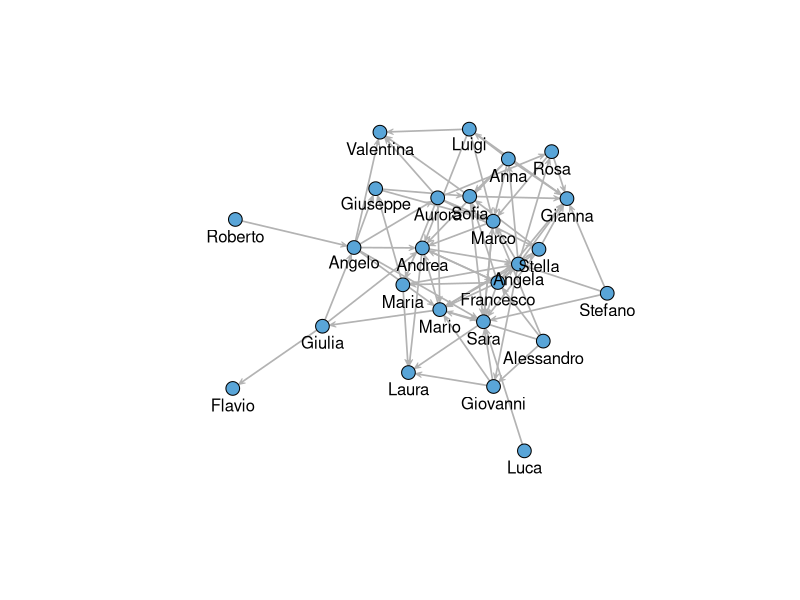
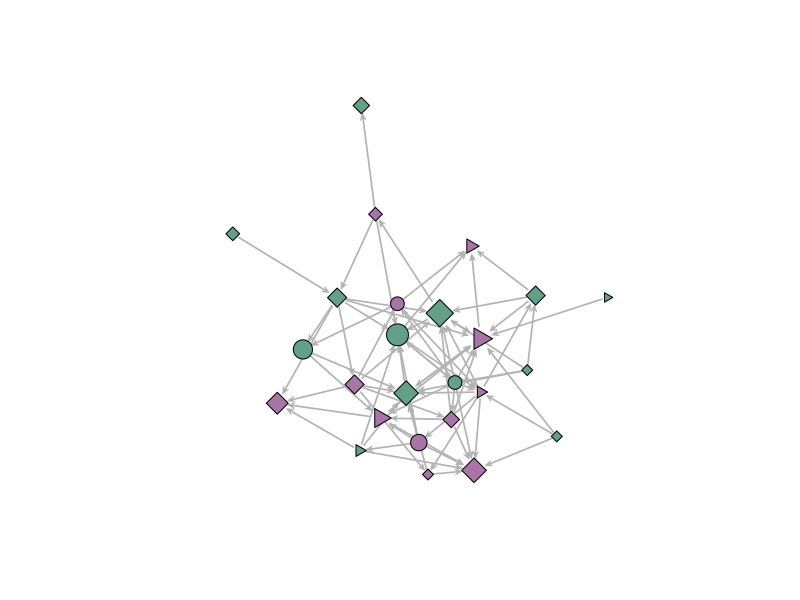
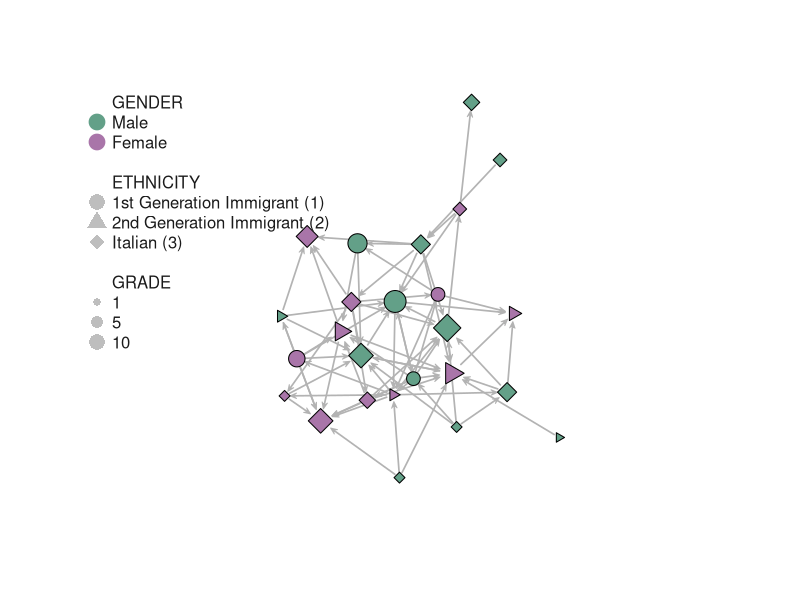
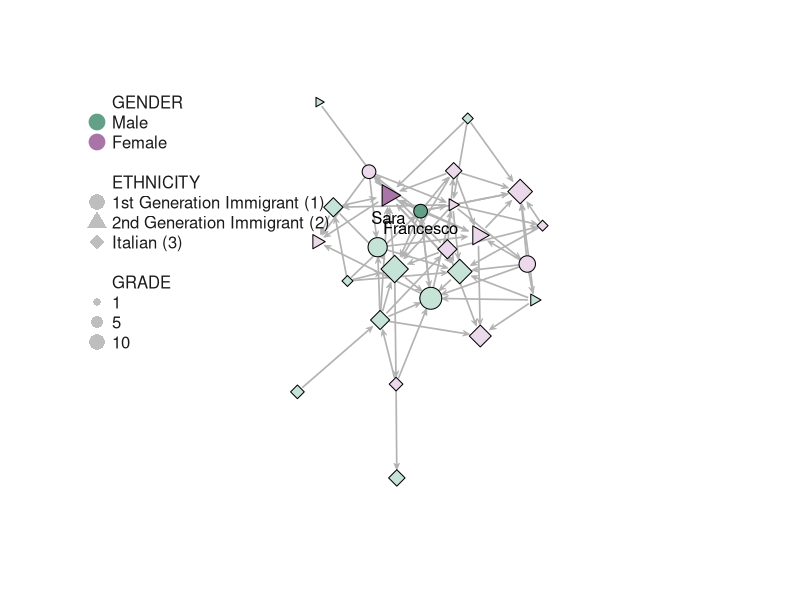
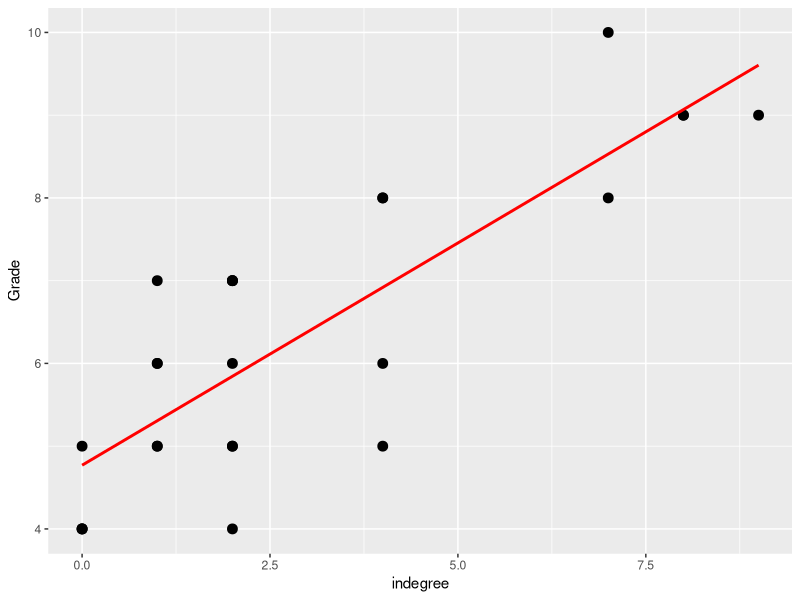
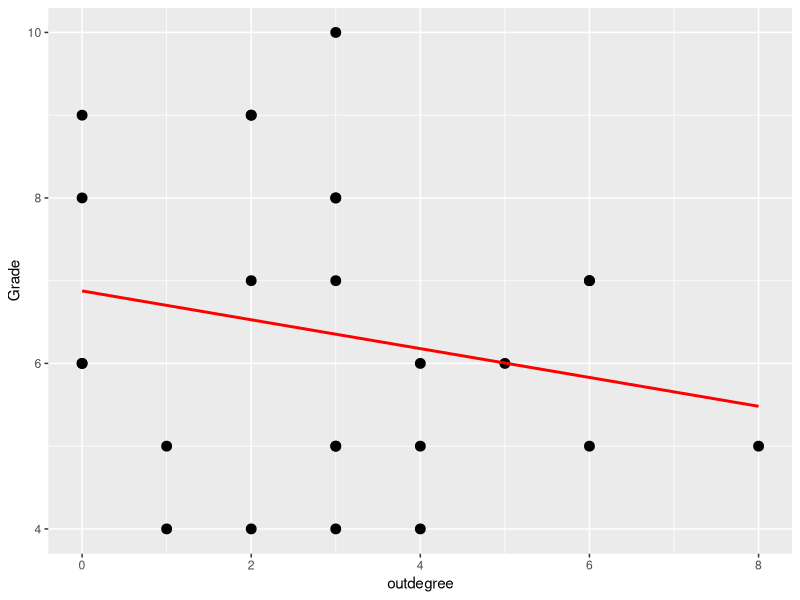
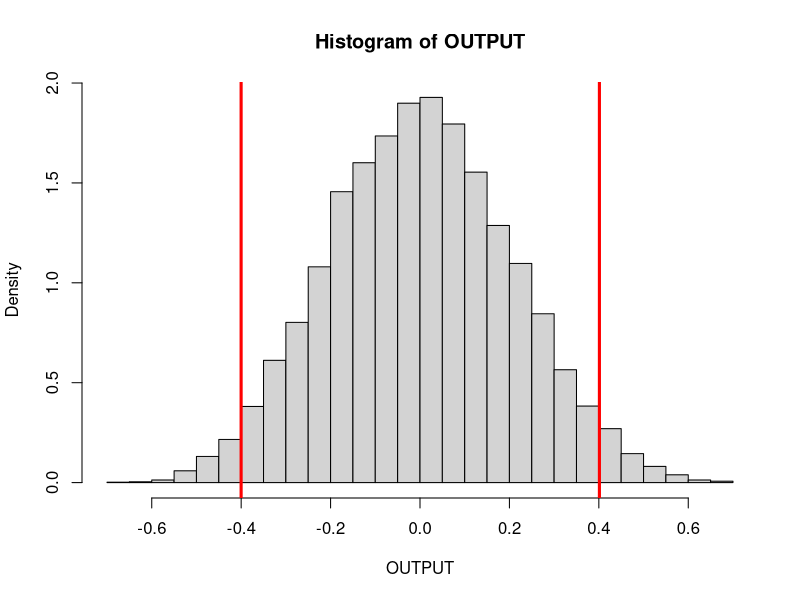

The R source for these figures, in order:
#################################################################
# Exercise 1
#################################################################

#####################
# Point 1.1
#####################

# Import libraries
library(openxlsx)   # open and read excel files
library(dplyr)      # data manipulation
library(sna)

# Import .xlsx file
bully_xlsx = read.xlsx("data/EXERCISE006.xlsx", sheet = "Bullying", colNames = TRUE)

# Fix the column types (from dbl to int)
bully_xlsx = bully_xlsx %>% 
  mutate_if(is.numeric, as.integer)

# Set the first column as Row Index
bully_xlsx = data.frame(bully_xlsx[,-1], row.names = bully_xlsx[,1])

# Convert the data to a matrix
bully_matrix = as.matrix(bully_xlsx)

# Show first 9 nodes
bully_matrix[1:9,1:9]

# Convert the matrix into a "network object"
bully_network = as.network(bully_matrix, directed = TRUE)
bully_network

# Plot the network
gplot(bully_network, 
      gmode = "digraph",
      
      # layout
      mode = "fruchtermanreingold",
      jitter = F,
      
      # ties
      edge.col = "grey70",
      
      # nodes
      vertex.col = "#59A5D8",
      vertex.cex = 1,
      
      # arrow
      arrowhead.cex = 0.5,
      
      # labels
      displaylabels = T,
      label.pos = 1,
      label.cex = 1
)


#####################
# Point 1.2
#####################

# Import .xlsx attributes data
attributes_xlsx = read.xlsx("data/EXERCISE006.xlsx", sheet = "Attributes", colNames = TRUE)
attributes_xlsx

# Prepare color vector for gender
genderVectorColor = c()
for (g in attributes_xlsx$Gender) {
  if (g == 1) {
    genderVectorColor = append(genderVectorColor, "#63A088")
  } else {
    genderVectorColor = append(genderVectorColor, "#A975A9")
  }
}

# Prepare color vector for ethnicity
ethnicityVectorColor = c()
for (e in attributes_xlsx$Ethnicity) {
  if (e == 1) {
    ethnicityVectorColor = append(ethnicityVectorColor, 50)
  } else if (e == 2) {
    ethnicityVectorColor = append(ethnicityVectorColor, 3)
  } else {
    ethnicityVectorColor = append(ethnicityVectorColor, 4)
  }
}

# Plot the network
plot = gplot(bully_network, 
             gmode = "digraph",
             
             # layout
             mode = "fruchtermanreingold",
             jitter = T,
             
             # ties
             edge.col = "grey70",
             
             # nodes
             vertex.col = genderVectorColor,
             vertex.cex = attributes_xlsx$Grade/5, # size of the vectors represent grade value
             vertex.sides = ethnicityVectorColor,
             
             # arrow
             arrowhead.cex = 0.5,
             
             # labels
             displaylabels = F,
             label.pos = 1,
             label.cex = 1
)


#####################
# Point 1.3
#####################

# Prepare color vector for gender
genderVectorColor = c()
for (g in attributes_xlsx$Gender) {
  if (g == 1) {
    genderVectorColor = append(genderVectorColor, "#63A088")
  } else {
    genderVectorColor = append(genderVectorColor, "#A975A9")
  }
}

# Prepare color vector for ethnicity
ethnicityVectorColor = c()
for (e in attributes_xlsx$Ethnicity) {
  if (e == 1) {
    ethnicityVectorColor = append(ethnicityVectorColor, 50)
  } else if (e == 2) {
    ethnicityVectorColor = append(ethnicityVectorColor, 3)
  } else {
    ethnicityVectorColor = append(ethnicityVectorColor, 4)
  }
}

# Plot the network
gplot(bully_network, 
      gmode = "digraph",
      
      # layout
      mode = "fruchtermanreingold",
      jitter = T,
      
      # ties
      edge.col = "grey70",
      
      # nodes
      vertex.col = genderVectorColor,
      vertex.cex = attributes_xlsx$Grade/5,
      vertex.sides = ethnicityVectorColor,
      
      # arrow
      arrowhead.cex = 0.5,
      
      # labels
      displaylabels = F,
      label.pos = 1,
      label.cex = 1
)

# Customize the legend
legend(
  "topleft",
  
  legend = c(
    "GENDER",
    "Male", 
    "Female", 
    " ", 
    "ETHNICITY", 
    "1st Generation Immigrant (1)", 
    "2nd Generation Immigrant (2)", 
    "Italian (3)", 
    " ", 
    "GRADE", 
    "1", 
    "5",
    "10"),
  
  col = c(
    "white",
    "#63A088",
    "#A975A9",
    "white",
    "white",
    "gray",
    "gray",
    "gray",
    "white",
    "white",
    "gray",
    "gray",
    "gray"
  ), 
  
  bty = "n", 
  pch = c(19,19,19,19, 19,16,17,18,19, 16,16,16,16),
  pt.cex = c(0,2.1,2.1,0, 0,2.1,1.9,2.1,0, 2.1,1,1.55,2.1), 
  cex = 1, 
  text.col = "grey10", 
  horiz = F, 
  inset = c(0)
)



#################################################################
# Exercise 2
#################################################################

#####################
# Point 2.1
#####################

# Set nodes name as id
id = rownames(bully_xlsx)

# Calculate indegree
indegree = sna::degree(bully_network, gmode = "digraph", cmode = "indegree")
# Calculate outdegree
outdegree = sna::degree(bully_network, gmode = "digraph", cmode = "outdegree")
# Calculate freeman centrality
freeman = sna::degree(bully_network, gmode = "digraph", cmode = "freeman")


# Create a dataset to store these information
degree_df = data.frame(id, indegree, outdegree, freeman)
degree_df

# Get the maximum indegree row
degree_df[degree_df$indegree == max(degree_df$indegree),]

# Get the maximum outdegree row
degree_df[degree_df$outdegree == max(degree_df$outdegree),]

# Prepare color vector for gender
genderVectorColor = c()
for (g in attributes_xlsx$Gender) {
  if (g == 1) {
    genderVectorColor = append(genderVectorColor, "#c5e3d7")
  } else {
    genderVectorColor = append(genderVectorColor, "#ebd8eb")
  }
}

# Set darker color for Sara and Francesco nodes
genderVectorColor[which(degree_df$id == "Sara")] = "#A975A9"
genderVectorColor[which(degree_df$id == "Francesco")] = "#63A088"

# Prepare color vector for ethnicity
ethnicityVectorColor = c()
for (e in attributes_xlsx$Ethnicity) {
  if (e == 1) {
    ethnicityVectorColor = append(ethnicityVectorColor, 50)
  } else if (e == 2) {
    ethnicityVectorColor = append(ethnicityVectorColor, 3)
  } else {
    ethnicityVectorColor = append(ethnicityVectorColor, 4)
  }
}

# Prepare label vector for Francesco and Sara's nodes.  
label_vector = c("","","","","","","","Francesco","","","","","","","","","","","","","Sara","","","","")

# Plot the network
gplot(bully_network, 
      gmode = "digraph",
      
      # layout
      mode = "fruchtermanreingold",
      jitter = T,
      
      # ties
      edge.col = "grey70",
      
      # nodes
      vertex.col = genderVectorColor,
      vertex.cex = attributes_xlsx$Grade/5,
      vertex.sides = ethnicityVectorColor,
      
      # arrow
      arrowhead.cex = 0.5,
      
      # labels
      label=label_vector,
      label.pos = 1,
      label.cex = 1
)

# Customize the legend
legend(
  "topleft",
  
  legend = c(
    "GENDER",
    "Male", 
    "Female", 
    " ", 
    "ETHNICITY", 
    "1st Generation Immigrant (1)", 
    "2nd Generation Immigrant (2)", 
    "Italian (3)", 
    " ", 
    "GRADE", 
    "1", 
    "5",
    "10"),
  
  col = c(
    "white",
    "#63A088",
    "#A975A9",
    "white",
    "white",
    "gray",
    "gray",
    "gray",
    "white",
    "white",
    "gray",
    "gray",
    "gray"
  ), 
  
  bty = "n", 
  pch = c(19,19,19,19, 19,16,17,18,19, 16,16,16,16),
  pt.cex = c(0,2.1,2.1,0, 0,2.1,1.9,2.1,0, 2.1,1,1.55,2.1), 
  cex = 1, 
  text.col = "grey10", 
  horiz = F, 
  inset = c(0)
)


#####################
# Point 2.2
#####################

# Add indegree and outdegree values to our dataset
merge_df = merge(attributes_xlsx, degree_df, by.x = "ID", by.y = "id")
merge_df

# Calculate correlation
cor.test(merge_df$Grade, merge_df$indegree)

library(ggplot2)

# Plot the indegree-grade scatterplot
ggplot(merge_df, aes(x=indegree, y=Grade)) + 
  geom_point(size=3) +
  # add regression line
  geom_smooth(method=lm , color="red", se=FALSE)

# Calculate correlation
cor.test(merge_df$Grade, merge_df$outdegree)

# Plot the indegree-grade scatterplot using ggplot2
ggplot(merge_df, aes(x=outdegree, y=Grade)) + 
  geom_point(size=3) +
  geom_smooth(method=lm , color="red", se=FALSE)


#####################
# Point 2.3
#####################

# Set seed in order to get a reproducible random result
set.seed(1)

# Create the number of permutations value (to be easily changed)
n_permutation = 20000

# Build a permutation based approach to test for significance
OUTPUT = matrix(NA, n_permutation,1)
for (k in c(1:n_permutation))
{
  grade_PERM = sample(merge_df$Grade) # grade permutation
  OUTPUT[k,1] = cor(merge_df$indegree, grade_PERM)
}

# Plot the results as an histrogram
hist(OUTPUT, nclass=30, prob=T)
# add upper bounder
abline(v = mean(OUTPUT) + sd(OUTPUT)*1.96, col = "red", lwd = 3) # 0.4012781
# add lower bounder
abline(v = mean(OUTPUT) - sd(OUTPUT)*1.96, col = "red", lwd = 3) # -0.4001141

# Assign the real value of correlation to a variable
corRealValue = cor(merge_df$Grade, merge_df$indegree)

message(
  "% of times that the correlation were >= the found correlation value: ", 
  sum(OUTPUT >= +abs(corRealValue))/n_permutation, "\n",
  "% of times that the correlation were < the found correlation value: ", 
  sum(OUTPUT <= -abs(corRealValue))/n_permutation, "\n",
  "% of times that the correlation were >= or < the found correlation value: ", 
  sum(OUTPUT >= +abs(corRealValue))/n_permutation + sum(OUTPUT <= -abs(corRealValue))/n_permutation
)



#################################################################
# Exercise 3
#################################################################

#####################
# Point 3.1
#####################

# Obtain maximum value of indegree and outdegree
max_indegree = degree_df[degree_df$indegree == max(indegree),]$indegree
max_outdegree = degree_df[degree_df$outdegree == max(outdegree),]$outdegree

# Add columns of indegree and outdegree centralization to df
degree_df$indegree_centralization = max_indegree - degree_df$indegree
degree_df$outdegree_centralization = max_outdegree - degree_df$outdegree

degree_df

# Obtain the values of indegree and outdegree centralization for the network
indegree_centralization_network = sum(degree_df$indegree_centralization)
outdegree_centralization_network = sum(degree_df$outdegree_centralization)

# Normalize the results

# obtain total number of nodes
n = nrow(degree_df)

# calculate maximum possible value of indegree/outdegree centralization for our network
max_indegree_centralization = (n-1)^2
max_outdegree_centralization = (n-1)^2

# obtain normalized values
normalized_indegree_centralization_network = indegree_centralization_network/max_indegree_centralization
normalized_outdegree_centralization_network = outdegree_centralization_network/max_outdegree_centralization

# Show results
message(
  "Indegree centralization: ", indegree_centralization_network, "\n",
  "Maximum indegree centralization: ", max_indegree_centralization, "\n",
  "Normalized indegree centralization: ", round(normalized_indegree_centralization_network, 2), "\n\n",
  
  "Outdegree centralization: ", outdegree_centralization_network, "\n",
  "Maximum outdegree centralization: ", max_outdegree_centralization, "\n",
  "Normalized outdegree centralization: ", round(normalized_outdegree_centralization_network, 2), "\n"
)


#####################
# Point 3.2
#####################

# Get the total number of mutual, asymmetric and null dyads
sna::dyad.census(bully_matrix)

# Arc-based reciprocity
sna::grecip(bully_matrix, measure = "edgewise")

# With IGRAPH
library(igraph)

# Convert in adjency matrix for igraph function
adj_matrix = graph_from_adjacency_matrix(bully_matrix, mode = c("directed"), diag = F)

# Arc-based reciprocity
igraph::reciprocity(adj_matrix)
